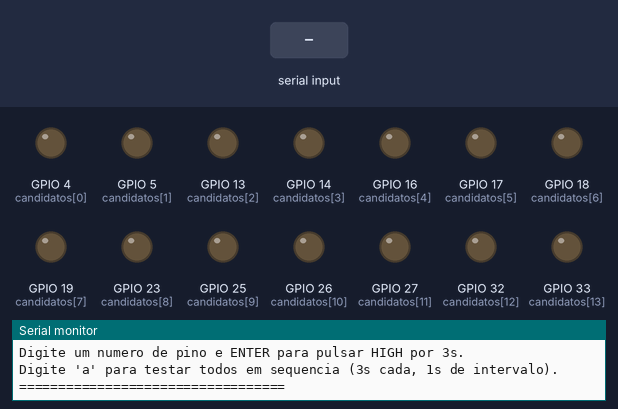
A program run on a simulated ESP32. Shown: output pins drawn as LEDs (lit = HIGH), the last lines printed to the serial monitor. The inputs (shaded band) are chosen by the test bench.

Above: at 2.7 s.
2.8 s: "a\n" received over Serial
At 3.7 s:
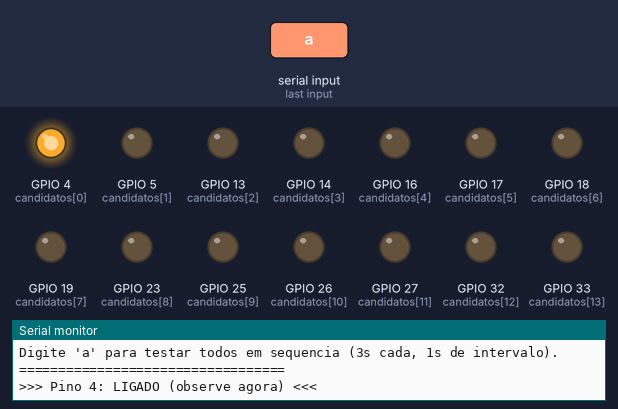
At 7.9 s:
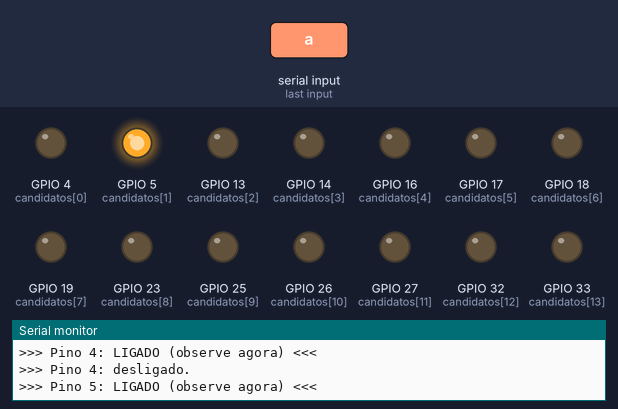
Timing chart, 0 to 20.3 s (numbered marks = the images above; inputs shaded):
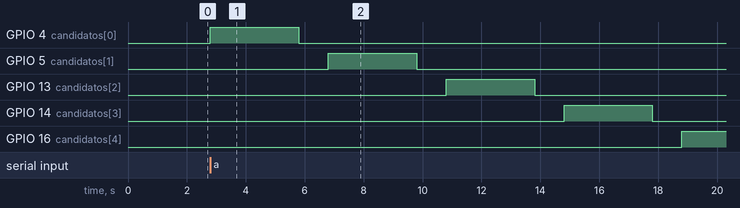

Measured:
- after the input at 2.8 s, GPIO 4 (candidatos[0]): LOW → HIGH at once, → LOW 3.0 s later; GPIO 5 (candidatos[1]): LOW → HIGH after 4.0 s, → LOW 3.0 s later; GPIO 13 (candidatos[2]): LOW → HIGH after 8.0 s, → LOW 3.0 s later; GPIO 14 (candidatos[3]): LOW → HIGH after 12.0 s, → LOW 3.0 s later; GPIO 16 (candidatos[4]): LOW → HIGH after 16.0 s

The program:

main.cpp
```cpp
#include <Arduino.h>

// Pinos candidatos: evita UART0 (1,3), SPI da flash (6-11), strapping (0,2,12,15),
// input-only (34-39) e I2C ja reservado para os SHT31 (21,22).
const int candidatos[] = {4, 5, 13, 14, 16, 17, 18, 19, 23, 25, 26, 27, 32, 33};
const int numCandidatos = sizeof(candidatos) / sizeof(candidatos[0]);

void listar() {
  Serial.println();
  Serial.println("=== TESTE DE PINOS - SECADORA ===");
  Serial.print("Pinos candidatos: ");
  for (int i = 0; i < numCandidatos; i++) {
    Serial.print(candidatos[i]);
    if (i < numCandidatos - 1) Serial.print(", ");
  }
  Serial.println();
  Serial.println("Digite um numero de pino e ENTER para pulsar HIGH por 3s.");
  Serial.println("Digite 'a' para testar todos em sequencia (3s cada, 1s de intervalo).");
  Serial.println("==================================");
}

void pulsar(int pino) {
  Serial.printf(">>> Pino %d: LIGADO (observe agora) <<<\n", pino);
  digitalWrite(pino, HIGH);
  delay(3000);
  digitalWrite(pino, LOW);
  Serial.printf(">>> Pino %d: desligado.\n", pino);
}

void setup() {
  Serial.begin(115200);
  delay(1500);
  for (int i = 0; i < numCandidatos; i++) {
    pinMode(candidatos[i], OUTPUT);
    digitalWrite(candidatos[i], LOW);
  }
  listar();
}

void loop() {
  if (Serial.available()) {
    String linha = Serial.readStringUntil('\n');
    linha.trim();
    if (linha.length() == 0) return;

    if (linha == "a" || linha == "A") {
      for (int i = 0; i < numCandidatos; i++) {
        pulsar(candidatos[i]);
        delay(1000);
      }
      Serial.println("Sequencia completa.");
      listar();
      return;
    }

    int pino = linha.toInt();
    bool valido = false;
    for (int i = 0; i < numCandidatos; i++) {
      if (candidatos[i] == pino) { valido = true; break; }
    }
    if (valido) {
      pulsar(pino);
    } else {
      Serial.println("Pino invalido. Use um dos pinos listados.");
      listar();
    }
  }
}
```
